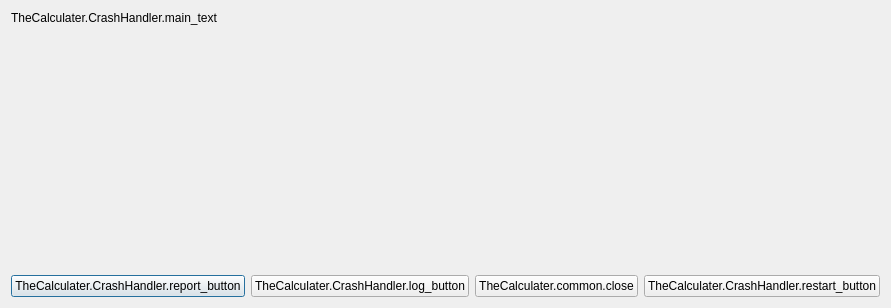
<?xml version="1.0" encoding="UTF-8"?>
<!-- Copyright © 2025 Cai Yaoxing -->
<!-- SPDX-License-Identifier: GPL-3.0-only -->
<!-- This file is part of TheCalculater. -->
<!-- See the file LICENSE in the project root or go to  -->
<!-- <https://www.gnu.org/licenses/gpl-3.0.html> for detailed license information.  -->
<ui version="4.0">
    <class>CrashHandlerDialog</class>
    <widget class="QDialog" name="CrashHandlerDialog">
        <property name="geometry">
            <rect>
                <x>0</x>
                <y>0</y>
                <width>562</width>
                <height>308</height>
            </rect>
        </property>
        <property name="sizePolicy">
            <sizepolicy hsizetype="Expanding" vsizetype="Expanding">
                <horstretch>0</horstretch>
                <verstretch>0</verstretch>
            </sizepolicy>
        </property>
        <property name="focusPolicy">
            <enum>Qt::FocusPolicy::NoFocus</enum>
        </property>
        <property name="windowTitle">
            <string>TheCalculater.CrashHandler.title</string>
        </property>
        <property name="autoFillBackground">
            <bool>true</bool>
        </property>
        <property name="styleSheet">
            <string notr="true">background: #ef0f1</string>
        </property>
        <layout class="QVBoxLayout" name="ZLayout00">
            <item>
                <widget class="QLabel" name="messageText">
                    <property name="sizePolicy">
                        <sizepolicy hsizetype="Preferred" vsizetype="MinimumExpanding">
                            <horstretch>0</horstretch>
                            <verstretch>0</verstretch>
                        </sizepolicy>
                    </property>
                    <property name="minimumSize">
                        <size>
                            <width>544</width>
                            <height>250</height>
                        </size>
                    </property>
                    <property name="focusPolicy">
                        <enum>Qt::FocusPolicy::StrongFocus</enum>
                    </property>
                    <property name="text">
                        <string>TheCalculater.CrashHandler.main_text</string>
                    </property>
                    <property name="textFormat">
                        <enum>Qt::TextFormat::MarkdownText</enum>
                    </property>
                    <property name="scaledContents">
                        <bool>false</bool>
                    </property>
                    <property name="alignment">
                        <set>
                            Qt::AlignmentFlag::AlignLeading|Qt::AlignmentFlag::AlignLeft|Qt::AlignmentFlag::AlignTop</set>
                    </property>
                    <property name="wordWrap">
                        <bool>true</bool>
                    </property>
                    <property name="openExternalLinks">
                        <bool>true</bool>
                    </property>
                    <property name="textInteractionFlags">
                        <set>
                            Qt::TextInteractionFlag::LinksAccessibleByMouse|Qt::TextInteractionFlag::TextSelectableByMouse</set>
                    </property>
                </widget>
            </item>
            <item>
                <spacer name="ZSpacer1">
                    <property name="orientation">
                        <enum>Qt::Orientation::Vertical</enum>
                    </property>
                    <property name="sizeHint" stdset="0">
                        <size>
                            <width>20</width>
                            <height>155</height>
                        </size>
                    </property>
                </spacer>
            </item>
            <item>
                <layout class="QHBoxLayout" name="ZLayout0">
                    <item>
                        <spacer name="ZSpacer0">
                            <property name="orientation">
                                <enum>Qt::Orientation::Horizontal</enum>
                            </property>
                            <property name="sizeHint" stdset="0">
                                <size>
                                    <width>40</width>
                                    <height>20</height>
                                </size>
                            </property>
                        </spacer>
                    </item>
                    <item>
                        <layout class="QHBoxLayout" name="ZLayout1">
                            <item>
                                <widget class="QPushButton" name="reportBtn">
                                    <property name="focusPolicy">
                                        <enum>Qt::FocusPolicy::StrongFocus</enum>
                                    </property>
                                    <property name="text">
                                        <string>TheCalculater.CrashHandler.report_button</string>
                                    </property>
                                </widget>
                            </item>
                            <item>
                                <widget class="QPushButton" name="logBtn">
                                    <property name="focusPolicy">
                                        <enum>Qt::FocusPolicy::StrongFocus</enum>
                                    </property>
                                    <property name="text">
                                        <string>TheCalculater.CrashHandler.log_button</string>
                                    </property>
                                </widget>
                            </item>
                            <item>
                                <widget class="QPushButton" name="closeBtn">
                                    <property name="focusPolicy">
                                        <enum>Qt::FocusPolicy::StrongFocus</enum>
                                    </property>
                                    <property name="text">
                                        <string>TheCalculater.common.close</string>
                                    </property>
                                </widget>
                            </item>
                            <item>
                                <widget class="QPushButton" name="restartBtn">
                                    <property name="text">
                                        <string>TheCalculater.CrashHandler.restart_button</string>
                                    </property>
                                </widget>
                            </item>
                        </layout>
                    </item>
                </layout>
            </item>
        </layout>
    </widget>
    <resources>
        <include location="../../resources.qrc" />
    </resources>
    <connections />
</ui>
